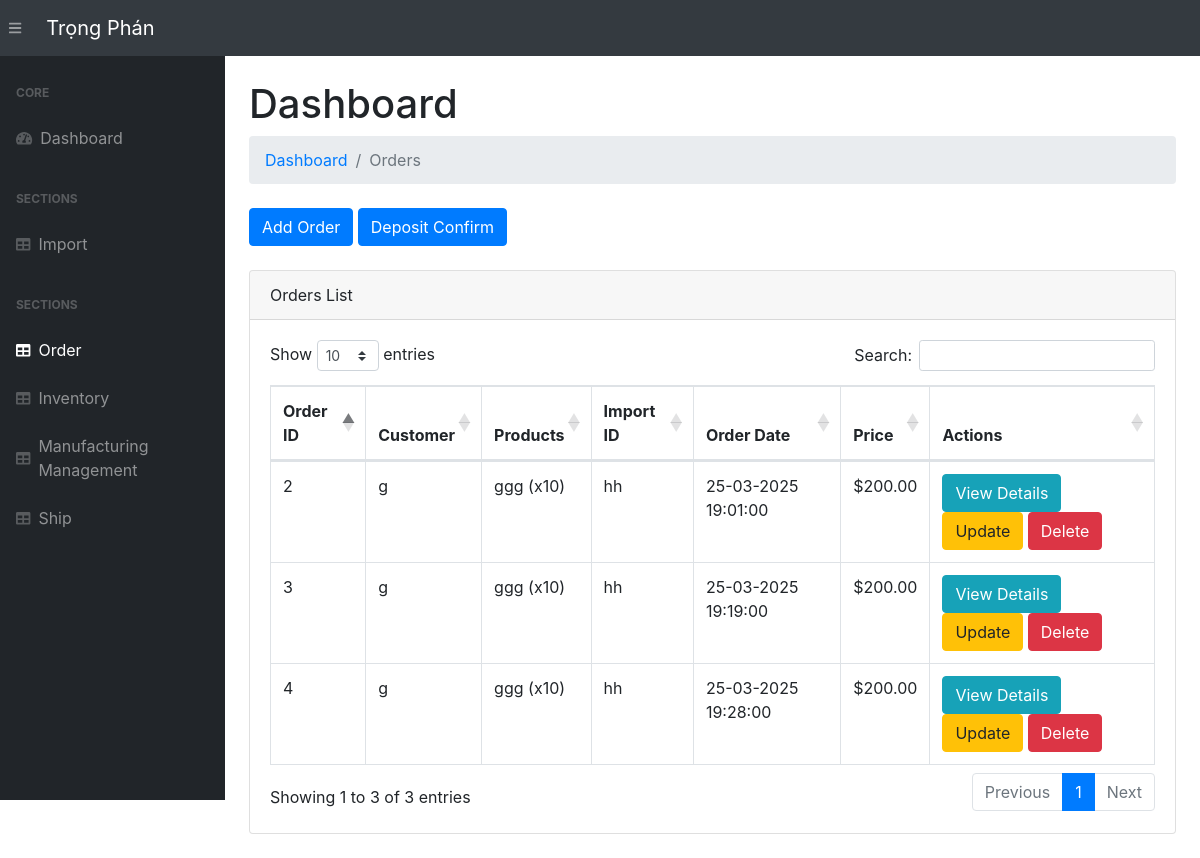
The page /order/ on the database its author committed.
### app.py (models this page shows, shortened)
class Order(db.Model):
    __tablename__ = 'orders'
    order_id = db.Column(db.Integer, primary_key=True)
    cus_name = db.Column(db.String(255), nullable=False)  # Customer Name
    cus_contact = db.Column(db.String(255), nullable=False)  # Customer Contact
    cus_address = db.Column(db.String(255), nullable=False)  # Customer Address
    order_date = db.Column(db.DateTime, default=datetime.utcnow)
    price = db.Column(db.Numeric(10, 2), nullable=False)
    order_details = db.relationship('OrderDetail', backref='order_relation', lazy=True)

class OrderDetail(db.Model):
    __tablename__ = 'order_details'
    order_detail_id = db.Column(db.Integer, primary_key=True)
    order_id = db.Column(db.Integer, db.ForeignKey('orders.order_id'))
    product_name = db.Column(db.String(100))
    product_price = db.Column(db.Float)
    quantity = db.Column(db.Integer)
    import_id = db.Column(db.Integer, db.ForeignKey('imports.import_id'))  # Import relation
    import_record = db.relationship('Import', backref='order_details', lazy=True)

class Import(db.Model):
    __tablename__ = 'imports'
    import_id = db.Column(db.Integer, primary_key=True)
    material_name = db.Column(db.String(255), nullable=False)
    material_description = db.Column(db.String(255))
    quantity_in_stock = db.Column(db.Integer, default=0)
    reorder_level = db.Column(db.Integer, default=10)
    sup_name = db.Column(db.String(255), nullable=False)
    sup_contact_info = db.Column(db.String(255), nullable=False)
    sup_address = db.Column(db.String(255), nullable=False)

### app.py (the view)
@app.route('/order/', methods=["GET", "POST"])
def view_order():
    orders = Order.query.all()
    imports = Import.query.all()
    return render_template("order.html", orders=orders, imports=imports)

### app.py (called while the page is built)
@app.template_filter('format_price')
def format_price(value):
    return "${:,.2f}".format(value)

### templates/order.html (shortened to what this page needs)
{% extends 'base.html' %}
{% block content %}
<main>
    <div class="container-fluid">
        <h1 class="mt-4">Dashboard</h1>
        <ol class="breadcrumb mb-4">
            <li class="breadcrumb-item"><a href="/">Dashboard</a></li>
            <li class="breadcrumb-item active">Orders</li>
        </ol>
        <a href="/add-order/" class="btn btn-primary">Add Order</a>
        <a href="/deposit-confirm/" class="btn btn-primary">Deposit Confirm</a>
        <br>
        <br>
        <div class="card mb-4">
            <div class="card-header">Orders List</div>
            <div class="card-body">
                <div class="table-responsive">
                    {% if orders %}
                        <table class="table table-bordered" id="dataTable" width="100%" cellspacing="0">
                            <thead>
                                <tr>
                                    <th>Order ID</th>
                                    <th>Customer</th>
                                    <th>Products</th>
                                    <th>Import ID</th>
                                    <th>Order Date</th>
                                    <th>Price</th>
                                    <th>Actions</th>
                                </tr>
                            </thead>
                            <tbody>
                                {% for order in orders %}
                                    <tr>
                                        <td>{{ order.order_id }}</td>
                                        <td>{{ order.cus_name }}</td>
                                        <td>
                                            {% for order_detail in order.order_details %}
                                                {{ order_detail.product_name }} (x{{ order_detail.quantity }})<br>
                                            {% endfor %}
                                        </td>
                                        <td>
                                            {% for order_detail in order.order_details %}
                                                {{ order_detail.import_record.material_name }}<br>
                                            {% endfor %}
                                        </td>
                                        <td>{{ order.order_date.strftime('%d-%m-%Y %H:%M:%S')}}</td>
                                        <td>{{ order.price | format_price }}</td>
                                        <td>
                                            <a href="/order-detail/{{ order.order_id }}" class="btn btn-info">View Details</a>
                                            <a href="/update-order/{{ order.order_id }}" class="btn btn-warning">Update</a>
                                            <form action="{{ url_for('deleteOrder', order_id=order.order_id) }}" method="POST" style="display:inline;">
                                                <button type="submit" class="btn btn-danger" onclick="return confirm('Are you sure you want to delete this inventory item?')">Delete</button>
                                            </form>
                                        </td>
                                    </tr>
                                {% endfor %}
                            </tbody>
                        </table>
                    {% else %}
                        <p>No orders found.</p>
                    {% endif %}
                </div>
            </div>
        </div>
    </div>
</main>
{% endblock %}

### rows shown on the page
Order: order_id "2", cus_name "g", order_date "25-03-2025 19:01:00", price "$200.00"
OrderDetail: product_name "ggg", quantity "10", import_record.material_name "hh"
Order: order_id "3", cus_name "g", order_date "25-03-2025 19:19:00", price "$200.00"
OrderDetail: product_name "ggg", quantity "10", import_record.material_name "hh"
Order: order_id "4", cus_name "g", order_date "25-03-2025 19:28:00", price "$200.00"
OrderDetail: product_name "ggg", quantity "10", import_record.material_name "hh"
